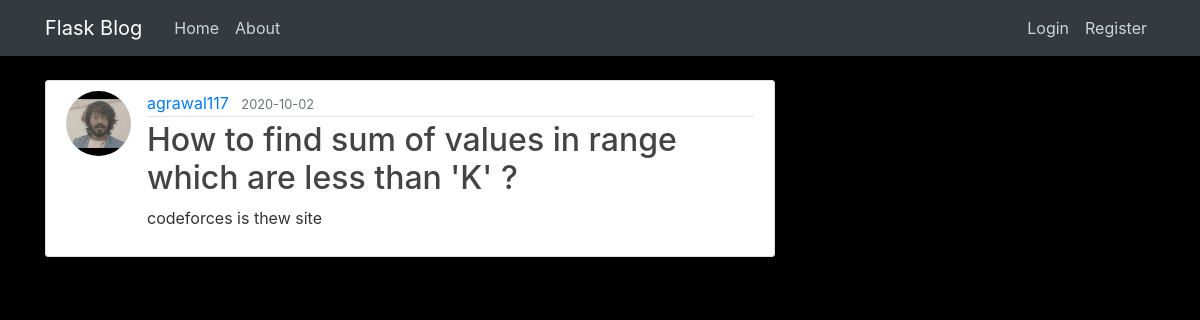
The app's page /post/4 with its own data.
### flaskblog/models.py (models this page shows, shortened)
class User(db.Model, UserMixin):
    id = db.Column(db.Integer, primary_key=True)
    username = db.Column(db.String(20), unique=True, nullable=False)
    email = db.Column(db.String(120), unique=True, nullable=False)
    image_file = db.Column(db.String(20), nullable=False, default='default.jpg')
    password = db.Column(db.String(60), nullable=False)
    posts = db.relationship('Post', backref='author', lazy=True)

class Post(db.Model):
    id = db.Column(db.Integer, primary_key=True)
    title = db.Column(db.String(100), nullable=False)
    date_posted = db.Column(db.DateTime, nullable=False, default=datetime.utcnow)
    content = db.Column(db.Text, nullable=False)
    user_id = db.Column(db.Integer, db.ForeignKey('user.id'), nullable=False)

### flaskblog/routes.py (the view)
@app.route("/post/<int:post_id>")
def post(post_id):
	post = Post.query.get_or_404(post_id)
	return render_template('post.html', title=post.title, post=post)

### flaskblog/templates/post.html (shortened to what this page needs)
{% extends "layout.html" %}
{% block content %}
  <article class="media content-section">
    <img class="rounded-circle article-img" src="{{ url_for('static', filename='profile_pics/' + post.author.image_file) }}">
    <div class="media-body">
      <div class="article-metadata">
        <a class="mr-2" href="{{ url_for('user_posts', username=post.author.username) }}">{{ post.author.username }}</a>
        <small class="text-muted">{{ post.date_posted.strftime('%Y-%m-%d') }}</small>
      </div>
      <h2 class="article-title">{{ post.title }}</h2>
      <p class="article-content">{{ post.content }}</p>
    </div>
  </article>
{% endblock content %}

### flaskblog/static/main.css (style rules this page uses)
body { background: #000; color: #333333; margin-top: 5rem; }
h1, h2, h3, h4, h5, h6 { color: #444444; }
.content-section { background: #ffffff; padding: 10px 20px; border: 1px solid #dddddd; border-radius: 3px; margin-bottom: 20px; }
.article-title { color: #444444; }
.article-content { white-space: pre-line; }
.article-img { height: 65px; width: 65px; margin-right: 16px; }
.article-metadata { padding-bottom: 1px; margin-bottom: 4px; border-bottom: 1px solid #e3e3e3 }

### records on screen
User: image_file (picture), author.username "agrawal117"
Post: date_posted "2020-10-02", title "How to find sum of values in range which are less than 'K' ?", content "codeforces is thew site"
